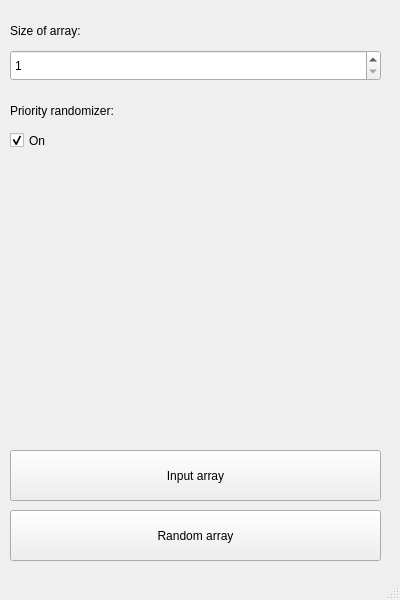
<?xml version="1.0" encoding="UTF-8"?>
<ui version="4.0">
 <class>MainWindow</class>
 <widget class="QMainWindow" name="MainWindow">
  <property name="geometry">
   <rect>
    <x>0</x>
    <y>0</y>
    <width>400</width>
    <height>600</height>
   </rect>
  </property>
  <property name="minimumSize">
   <size>
    <width>400</width>
    <height>600</height>
   </size>
  </property>
  <property name="maximumSize">
   <size>
    <width>1600</width>
    <height>942</height>
   </size>
  </property>
  <property name="windowTitle">
   <string>MainWindow</string>
  </property>
  <widget class="QWidget" name="centralwidget">
   <property name="minimumSize">
    <size>
     <width>1600</width>
     <height>900</height>
    </size>
   </property>
   <property name="maximumSize">
    <size>
     <width>1600</width>
     <height>900</height>
    </size>
   </property>
   <widget class="QPushButton" name="change">
    <property name="geometry">
     <rect>
      <x>10</x>
      <y>510</y>
      <width>371</width>
      <height>51</height>
     </rect>
    </property>
    <property name="text">
     <string>Random array</string>
    </property>
   </widget>
   <widget class="QSpinBox" name="arrsize">
    <property name="geometry">
     <rect>
      <x>10</x>
      <y>50</y>
      <width>371</width>
      <height>31</height>
     </rect>
    </property>
    <property name="minimum">
     <number>1</number>
    </property>
    <property name="maximum">
     <number>10000000</number>
    </property>
   </widget>
   <widget class="QCheckBox" name="prior">
    <property name="geometry">
     <rect>
      <x>10</x>
      <y>130</y>
      <width>51</width>
      <height>21</height>
     </rect>
    </property>
    <property name="text">
     <string>On</string>
    </property>
    <property name="checked">
     <bool>true</bool>
    </property>
   </widget>
   <widget class="QPushButton" name="inputarray">
    <property name="geometry">
     <rect>
      <x>10</x>
      <y>450</y>
      <width>371</width>
      <height>51</height>
     </rect>
    </property>
    <property name="text">
     <string>Input array</string>
    </property>
   </widget>
   <widget class="QLabel" name="label">
    <property name="geometry">
     <rect>
      <x>10</x>
      <y>20</y>
      <width>141</width>
      <height>21</height>
     </rect>
    </property>
    <property name="text">
     <string>Size of array:</string>
    </property>
   </widget>
   <widget class="QLabel" name="label_2">
    <property name="geometry">
     <rect>
      <x>10</x>
      <y>100</y>
      <width>111</width>
      <height>21</height>
     </rect>
    </property>
    <property name="text">
     <string>Priority randomizer:</string>
    </property>
    <property name="textFormat">
     <enum>Qt::AutoText</enum>
    </property>
   </widget>
  </widget>
  <widget class="QMenuBar" name="menubar">
   <property name="geometry">
    <rect>
     <x>0</x>
     <y>0</y>
     <width>400</width>
     <height>20</height>
    </rect>
   </property>
  </widget>
  <widget class="QStatusBar" name="statusbar"/>
 </widget>
 <resources/>
 <connections/>
</ui>
